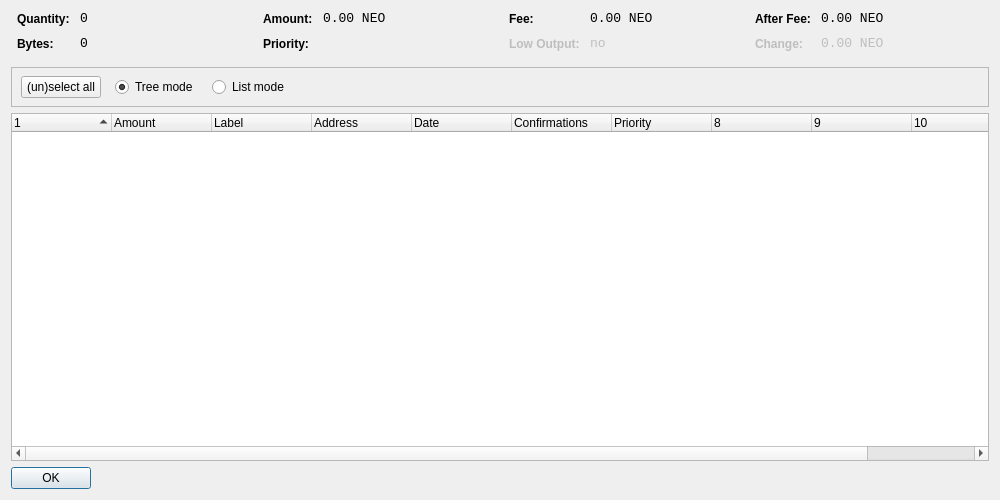
<?xml version="1.0" encoding="UTF-8"?>
<ui version="4.0">
 <class>CoinControlDialog</class>
 <widget class="QDialog" name="CoinControlDialog">
  <property name="geometry">
   <rect>
    <x>0</x>
    <y>0</y>
    <width>1000</width>
    <height>500</height>
   </rect>
  </property>
  <property name="windowTitle">
   <string>Coin Control</string>
  </property>
  <layout class="QVBoxLayout" name="verticalLayout">
   <item>
    <layout class="QHBoxLayout" name="horizontalLayoutTop" stretch="0,0,0,0">
     <property name="topMargin">
      <number>0</number>
     </property>
     <property name="bottomMargin">
      <number>10</number>
     </property>
     <item>
      <layout class="QFormLayout" name="formLayoutCoinControl1">
       <property name="horizontalSpacing">
        <number>10</number>
       </property>
       <property name="verticalSpacing">
        <number>10</number>
       </property>
       <property name="leftMargin">
        <number>6</number>
       </property>
       <property name="rightMargin">
        <number>6</number>
       </property>
       <item row="0" column="0">
        <widget class="QLabel" name="labelCoinControlQuantityText">
         <property name="styleSheet">
          <string notr="true">font-weight:bold;</string>
         </property>
         <property name="text">
          <string>Quantity:</string>
         </property>
        </widget>
       </item>
       <item row="0" column="1">
        <widget class="QLabel" name="labelCoinControlQuantity">
         <property name="font">
          <font>
           <family>Monospace</family>
           <pointsize>10</pointsize>
          </font>
         </property>
         <property name="cursor">
          <cursorShape>IBeamCursor</cursorShape>
         </property>
         <property name="contextMenuPolicy">
          <enum>Qt::ActionsContextMenu</enum>
         </property>
         <property name="text">
          <string notr="true">0</string>
         </property>
         <property name="textInteractionFlags">
          <set>Qt::LinksAccessibleByMouse|Qt::TextSelectableByKeyboard|Qt::TextSelectableByMouse</set>
         </property>
        </widget>
       </item>
       <item row="1" column="0">
        <widget class="QLabel" name="labelCoinControlBytesText">
         <property name="styleSheet">
          <string notr="true">font-weight:bold;</string>
         </property>
         <property name="text">
          <string>Bytes:</string>
         </property>
        </widget>
       </item>
       <item row="1" column="1">
        <widget class="QLabel" name="labelCoinControlBytes">
         <property name="font">
          <font>
           <family>Monospace</family>
           <pointsize>10</pointsize>
          </font>
         </property>
         <property name="cursor">
          <cursorShape>IBeamCursor</cursorShape>
         </property>
         <property name="contextMenuPolicy">
          <enum>Qt::ActionsContextMenu</enum>
         </property>
         <property name="text">
          <string notr="true">0</string>
         </property>
         <property name="textInteractionFlags">
          <set>Qt::LinksAccessibleByMouse|Qt::TextSelectableByKeyboard|Qt::TextSelectableByMouse</set>
         </property>
        </widget>
       </item>
      </layout>
     </item>
     <item>
      <layout class="QFormLayout" name="formLayoutCoinControl2">
       <property name="horizontalSpacing">
        <number>10</number>
       </property>
       <property name="verticalSpacing">
        <number>10</number>
       </property>
       <property name="leftMargin">
        <number>6</number>
       </property>
       <property name="rightMargin">
        <number>6</number>
       </property>
       <item row="0" column="0">
        <widget class="QLabel" name="labelCoinControlAmountText">
         <property name="styleSheet">
          <string notr="true">font-weight:bold;</string>
         </property>
         <property name="text">
          <string>Amount:</string>
         </property>
        </widget>
       </item>
       <item row="0" column="1">
        <widget class="QLabel" name="labelCoinControlAmount">
         <property name="font">
          <font>
           <family>Monospace</family>
           <pointsize>10</pointsize>
          </font>
         </property>
         <property name="cursor">
          <cursorShape>IBeamCursor</cursorShape>
         </property>
         <property name="contextMenuPolicy">
          <enum>Qt::ActionsContextMenu</enum>
         </property>
         <property name="text">
          <string notr="true">0.00 NEO</string>
         </property>
         <property name="textInteractionFlags">
          <set>Qt::LinksAccessibleByMouse|Qt::TextSelectableByKeyboard|Qt::TextSelectableByMouse</set>
         </property>
        </widget>
       </item>
       <item row="1" column="0">
        <widget class="QLabel" name="labelCoinControlPriorityText">
         <property name="styleSheet">
          <string notr="true">font-weight:bold;</string>
         </property>
         <property name="text">
          <string>Priority:</string>
         </property>
        </widget>
       </item>
       <item row="1" column="1">
        <widget class="QLabel" name="labelCoinControlPriority">
         <property name="font">
          <font>
           <family>Monospace</family>
           <pointsize>10</pointsize>
          </font>
         </property>
         <property name="cursor">
          <cursorShape>IBeamCursor</cursorShape>
         </property>
         <property name="contextMenuPolicy">
          <enum>Qt::ActionsContextMenu</enum>
         </property>
         <property name="text">
          <string/>
         </property>
         <property name="textInteractionFlags">
          <set>Qt::LinksAccessibleByMouse|Qt::TextSelectableByKeyboard|Qt::TextSelectableByMouse</set>
         </property>
        </widget>
       </item>
      </layout>
     </item>
     <item>
      <layout class="QFormLayout" name="formLayoutCoinControl3">
       <property name="horizontalSpacing">
        <number>10</number>
       </property>
       <property name="verticalSpacing">
        <number>10</number>
       </property>
       <property name="leftMargin">
        <number>6</number>
       </property>
       <property name="rightMargin">
        <number>6</number>
       </property>
       <item row="0" column="0">
        <widget class="QLabel" name="labelCoinControlFeeText">
         <property name="styleSheet">
          <string notr="true">font-weight:bold;</string>
         </property>
         <property name="text">
          <string>Fee:</string>
         </property>
        </widget>
       </item>
       <item row="0" column="1">
        <widget class="QLabel" name="labelCoinControlFee">
         <property name="font">
          <font>
           <family>Monospace</family>
           <pointsize>10</pointsize>
          </font>
         </property>
         <property name="cursor">
          <cursorShape>IBeamCursor</cursorShape>
         </property>
         <property name="contextMenuPolicy">
          <enum>Qt::ActionsContextMenu</enum>
         </property>
         <property name="text">
          <string notr="true">0.00 NEO</string>
         </property>
         <property name="textInteractionFlags">
          <set>Qt::LinksAccessibleByMouse|Qt::TextSelectableByKeyboard|Qt::TextSelectableByMouse</set>
         </property>
        </widget>
       </item>
       <item row="1" column="0">
        <widget class="QLabel" name="labelCoinControlLowOutputText">
         <property name="enabled">
          <bool>false</bool>
         </property>
         <property name="styleSheet">
          <string notr="true">font-weight:bold;</string>
         </property>
         <property name="text">
          <string>Low Output:</string>
         </property>
        </widget>
       </item>
       <item row="1" column="1">
        <widget class="QLabel" name="labelCoinControlLowOutput">
         <property name="enabled">
          <bool>false</bool>
         </property>
         <property name="font">
          <font>
           <family>Monospace</family>
           <pointsize>10</pointsize>
          </font>
         </property>
         <property name="cursor">
          <cursorShape>IBeamCursor</cursorShape>
         </property>
         <property name="contextMenuPolicy">
          <enum>Qt::ActionsContextMenu</enum>
         </property>
         <property name="text">
          <string notr="true">no</string>
         </property>
         <property name="textInteractionFlags">
          <set>Qt::LinksAccessibleByMouse|Qt::TextSelectableByKeyboard|Qt::TextSelectableByMouse</set>
         </property>
        </widget>
       </item>
      </layout>
     </item>
     <item>
      <layout class="QFormLayout" name="formLayoutCoinControl4">
       <property name="horizontalSpacing">
        <number>10</number>
       </property>
       <property name="verticalSpacing">
        <number>10</number>
       </property>
       <property name="leftMargin">
        <number>6</number>
       </property>
       <property name="rightMargin">
        <number>6</number>
       </property>
       <item row="0" column="0">
        <widget class="QLabel" name="labelCoinControlAfterFeeText">
         <property name="styleSheet">
          <string notr="true">font-weight:bold;</string>
         </property>
         <property name="text">
          <string>After Fee:</string>
         </property>
        </widget>
       </item>
       <item row="0" column="1">
        <widget class="QLabel" name="labelCoinControlAfterFee">
         <property name="font">
          <font>
           <family>Monospace</family>
           <pointsize>10</pointsize>
          </font>
         </property>
         <property name="cursor">
          <cursorShape>IBeamCursor</cursorShape>
         </property>
         <property name="contextMenuPolicy">
          <enum>Qt::ActionsContextMenu</enum>
         </property>
         <property name="text">
          <string notr="true">0.00 NEO</string>
         </property>
         <property name="textInteractionFlags">
          <set>Qt::LinksAccessibleByMouse|Qt::TextSelectableByKeyboard|Qt::TextSelectableByMouse</set>
         </property>
        </widget>
       </item>
       <item row="1" column="0">
        <widget class="QLabel" name="labelCoinControlChangeText">
         <property name="enabled">
          <bool>false</bool>
         </property>
         <property name="styleSheet">
          <string notr="true">font-weight:bold;</string>
         </property>
         <property name="text">
          <string>Change:</string>
         </property>
        </widget>
       </item>
       <item row="1" column="1">
        <widget class="QLabel" name="labelCoinControlChange">
         <property name="enabled">
          <bool>false</bool>
         </property>
         <property name="font">
          <font>
           <family>Monospace</family>
           <pointsize>10</pointsize>
          </font>
         </property>
         <property name="cursor">
          <cursorShape>IBeamCursor</cursorShape>
         </property>
         <property name="contextMenuPolicy">
          <enum>Qt::ActionsContextMenu</enum>
         </property>
         <property name="text">
          <string notr="true">0.00 NEO</string>
         </property>
         <property name="textInteractionFlags">
          <set>Qt::LinksAccessibleByMouse|Qt::TextSelectableByKeyboard|Qt::TextSelectableByMouse</set>
         </property>
        </widget>
       </item>
      </layout>
     </item>
    </layout>
   </item>
   <item>
    <widget class="QFrame" name="frame">
     <property name="minimumSize">
      <size>
       <width>0</width>
       <height>40</height>
      </size>
     </property>
     <property name="frameShape">
      <enum>QFrame::StyledPanel</enum>
     </property>
     <property name="frameShadow">
      <enum>QFrame::Sunken</enum>
     </property>
     <widget class="QWidget" name="horizontalLayoutWidget">
      <property name="geometry">
       <rect>
        <x>10</x>
        <y>0</y>
        <width>781</width>
        <height>41</height>
       </rect>
      </property>
      <layout class="QHBoxLayout" name="horizontalLayoutPanel" stretch="0,0,0,0,0">
       <property name="spacing">
        <number>14</number>
       </property>
       <item>
        <widget class="QPushButton" name="pushButtonSelectAll">
         <property name="sizePolicy">
          <sizepolicy hsizetype="Maximum" vsizetype="Fixed">
           <horstretch>0</horstretch>
           <verstretch>0</verstretch>
          </sizepolicy>
         </property>
         <property name="text">
          <string>(un)select all</string>
         </property>
        </widget>
       </item>
       <item>
        <widget class="QRadioButton" name="radioTreeMode">
         <property name="sizePolicy">
          <sizepolicy hsizetype="Maximum" vsizetype="Fixed">
           <horstretch>0</horstretch>
           <verstretch>0</verstretch>
          </sizepolicy>
         </property>
         <property name="text">
          <string>Tree mode</string>
         </property>
         <property name="checked">
          <bool>true</bool>
         </property>
        </widget>
       </item>
       <item>
        <widget class="QRadioButton" name="radioListMode">
         <property name="sizePolicy">
          <sizepolicy hsizetype="Maximum" vsizetype="Fixed">
           <horstretch>0</horstretch>
           <verstretch>0</verstretch>
          </sizepolicy>
         </property>
         <property name="text">
          <string>List mode</string>
         </property>
        </widget>
       </item>
       <item>
        <spacer name="horizontalSpacer">
         <property name="orientation">
          <enum>Qt::Horizontal</enum>
         </property>
         <property name="sizeHint" stdset="0">
          <size>
           <width>40</width>
           <height>20</height>
          </size>
         </property>
        </spacer>
       </item>
      </layout>
     </widget>
    </widget>
   </item>
   <item>
    <widget class="CoinControlTreeWidget" name="treeWidget">
     <property name="contextMenuPolicy">
      <enum>Qt::CustomContextMenu</enum>
     </property>
     <property name="sortingEnabled">
      <bool>false</bool>
     </property>
     <property name="columnCount">
      <number>11</number>
     </property>
     <attribute name="headerShowSortIndicator" stdset="0">
      <bool>true</bool>
     </attribute>
     <attribute name="headerStretchLastSection">
      <bool>false</bool>
     </attribute>
     <column>
      <property name="text">
       <string/>
      </property>
     </column>
     <column>
      <property name="text">
       <string>Amount</string>
      </property>
     </column>
     <column>
      <property name="text">
       <string>Label</string>
      </property>
     </column>
     <column>
      <property name="text">
       <string>Address</string>
      </property>
     </column>
     <column>
      <property name="text">
       <string>Date</string>
      </property>
     </column>
     <column>
      <property name="text">
       <string>Confirmations</string>
      </property>
      <property name="toolTip">
       <string>Confirmed</string>
      </property>
     </column>
     <column>
      <property name="text">
       <string>Priority</string>
      </property>
     </column>
     <column>
      <property name="text">
       <string/>
      </property>
     </column>
     <column>
      <property name="text">
       <string/>
      </property>
     </column>
     <column>
      <property name="text">
       <string/>
      </property>
     </column>
     <column>
      <property name="text">
       <string/>
      </property>
     </column>
    </widget>
   </item>
   <item>
    <widget class="QDialogButtonBox" name="buttonBox">
     <property name="sizePolicy">
      <sizepolicy hsizetype="Maximum" vsizetype="Fixed">
       <horstretch>0</horstretch>
       <verstretch>0</verstretch>
      </sizepolicy>
     </property>
     <property name="orientation">
      <enum>Qt::Horizontal</enum>
     </property>
     <property name="standardButtons">
      <set>QDialogButtonBox::Ok</set>
     </property>
    </widget>
   </item>
  </layout>
 </widget>
 <customwidgets>
  <customwidget>
   <class>CoinControlTreeWidget</class>
   <extends>QTreeWidget</extends>
   <header>coincontroltreewidget.h</header>
  </customwidget>
 </customwidgets>
 <resources/>
 <connections/>
</ui>
